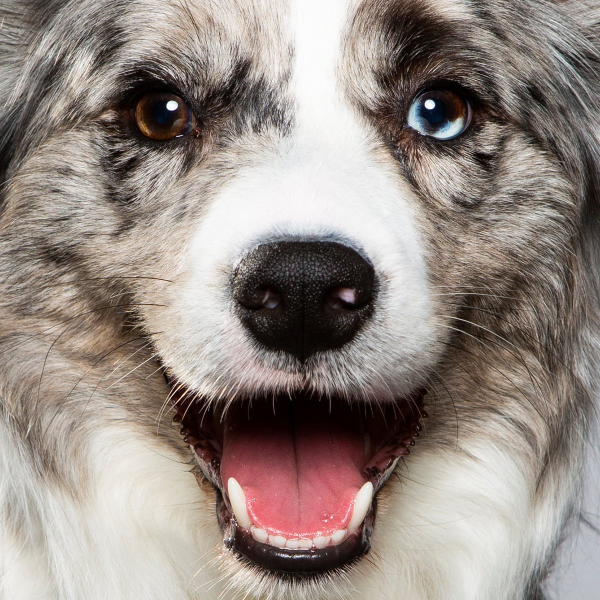
#> input picture TestImages/Dogge.jpg, 1200 x 1200 px (shown at 1/2 size)
$ python testText.py   (older library calls are emulated)
#> lines starting #> are read from the running program, lines starting #| are printed output that depends on the picture
import numpy as np
import cv2
import textwrap
from skimage.io import imread
import matplotlib.pyplot as plt
import scipy.fft as fp
import imageHybrid

# Create a black image
img = np.zeros((512,512,3), np.uint8)

# Write some Text

font = cv2.FONT_HERSHEY_TRIPLEX
text = 'Somebody once told me the world was gonna roll me / I aint the sharpest tool in the shed'

wrapped_text = textwrap.wrap(text, width=25)
x, y = 10, 40
font_size = 1
font_thickness = 2

for i, line in enumerate(wrapped_text):
    textsize = cv2.getTextSize(line, font, font_size, font_thickness)[0]

    gap = textsize[1] + 10

    y = int((img.shape[0] + textsize[1]) / 2) + i * gap
    x = int((img.shape[1] - textsize[0]) / 2)

    cv2.putText(img, line, (x, y), font,
                font_size,
                (255,255,255),
                font_thickness,
                lineType = cv2.LINE_AA)

imgHi = cv2.resize(cv2.imread("TestImages/Dogge.jpg"), (600,600), interpolation = cv2.INTER_NEAREST).astype('float64')/256
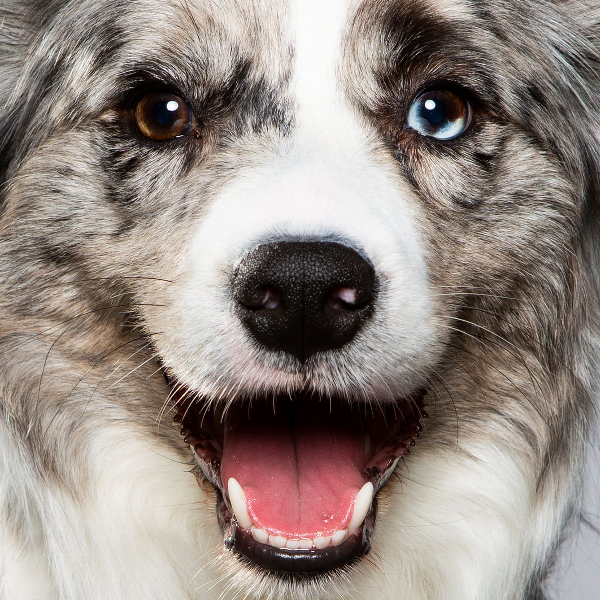
#> imgHi: shape (600, 600, 3) float64; mean B, G, R 0.518, 0.543, 0.586
imgLo = cv2.resize(cv2.imread("TestImages/Catte.jpg"), (600,600), interpolation = cv2.INTER_NEAREST).astype('float64')/256
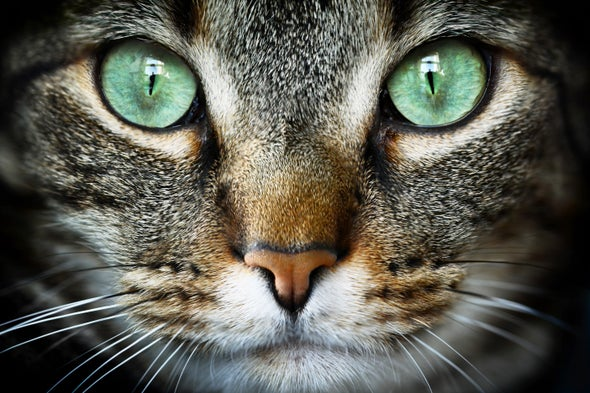
#> input picture TestImages/Catte.jpg, 590 x 393 px
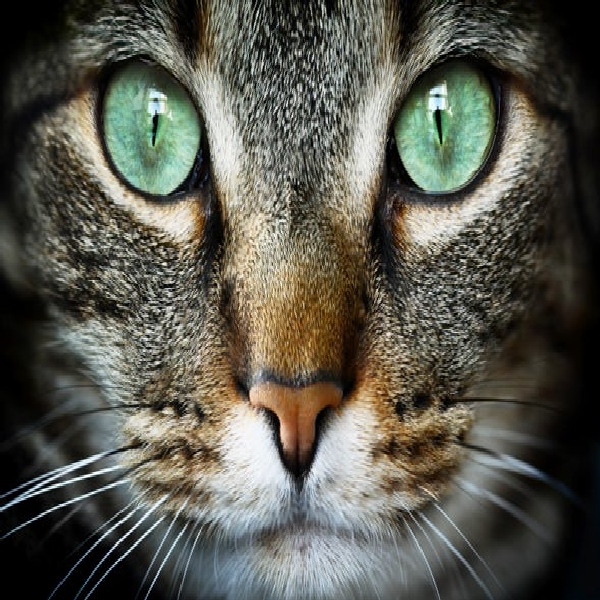
#> imgLo: shape (600, 600, 3) float64; mean B, G, R 0.309, 0.348, 0.351
#> (the run stopped early here; a loop or call above may not have finished)
